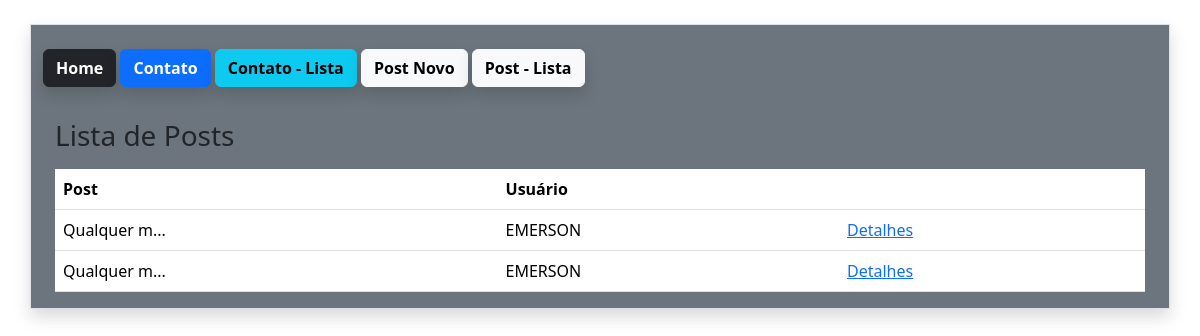
Before: /post/lista/ (signed in) with the older database file.
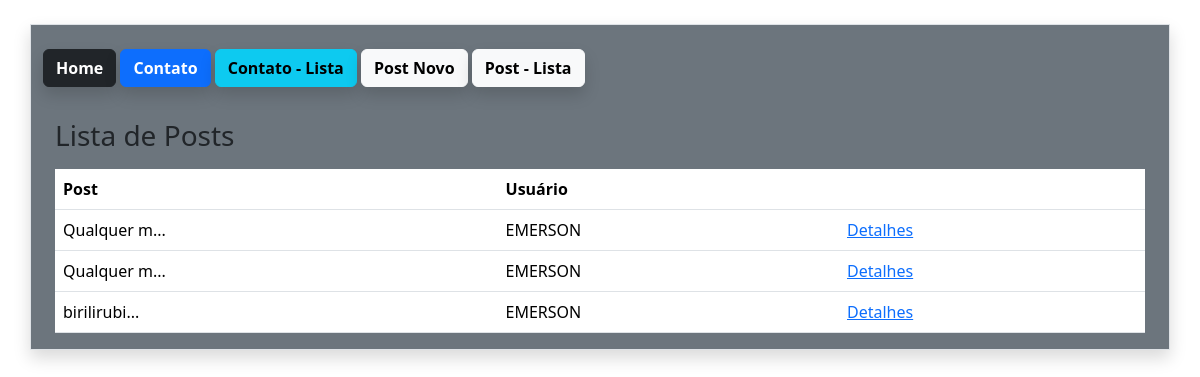
After: the same page with the newer database file.
### estudo/models.py (models this page shows)
class Post(db.Model):
    id = db.Column(db.Integer, primary_key=True)
    data_criacao = db.Column(db.DateTime, default=datetime.utcnow())
    mensagem = db.Column(db.String, nullable=True)
    user_id = db.Column(db.Integer, db.ForeignKey('user.id'), nullable=True)
    comentarios = db.relationship('PostComentarios', backref='post', lazy=True)
    def msg_resumo(self):
        return f"{self.mensagem[:10]}..."

class User(db.Model, UserMixin):
    id = db.Column(db.Integer, primary_key=True)
    nome = db.Column(db.String, nullable=True)
    email = db.Column(db.String, nullable=True)
    sobrenome = db.Column(db.String, nullable=True)
    senha = db.Column(db.String, nullable=True)
    posts = db.relationship('Post', backref='user', lazy=True)
    posts_comentarios = db.relationship('PostComentarios', backref='user', lazy=True)

### estudo/views.py (the view)
@app.route('/post/lista/')
@login_required
def PostLista():
    posts = current_user.posts
    return render_template('post_lista.html', posts=posts)

### estudo/models.py (called while the page is built)
@login_manager.user_loader
def load_user(user_id):
    return User.query.get(user_id)

### estudo/templates/post_lista.html (shortened to what this page needs)
{% extends 'base.html' %}
{% block content%}
{% include "nav.html" %}
<body>
    <div class="container mt-4">
        <div class="row mt-4">
            <h3>Lista de Posts</h3>
            <div class="col-12 mt-2">
                <table class="table">
                    <thead>
                        <tr>
                            <th><b>Post</b></th>
                            <th><b>Usuário</b></th>
                            <th><b></b></th>
                        </tr>
                    </thead>
                    <tbody>
                        {% for linha in posts %}
                        <tr>
                            <td>{{linha.msg_resumo()}}</td>
                            <td>{{linha.user.nome}}</td>
                            <td> <a href="{{ url_for('PostDetail', id=linha.id) }}">Detalhes</a></td>
                        </tr>
                        {% endfor %}
                    </tbody>
                </table>
            </div>
        </div>
{% endblock %}

Changed rows visible on the page:
added Post: msg_resumo "birilirubi...", user.nome "EMERSON"
